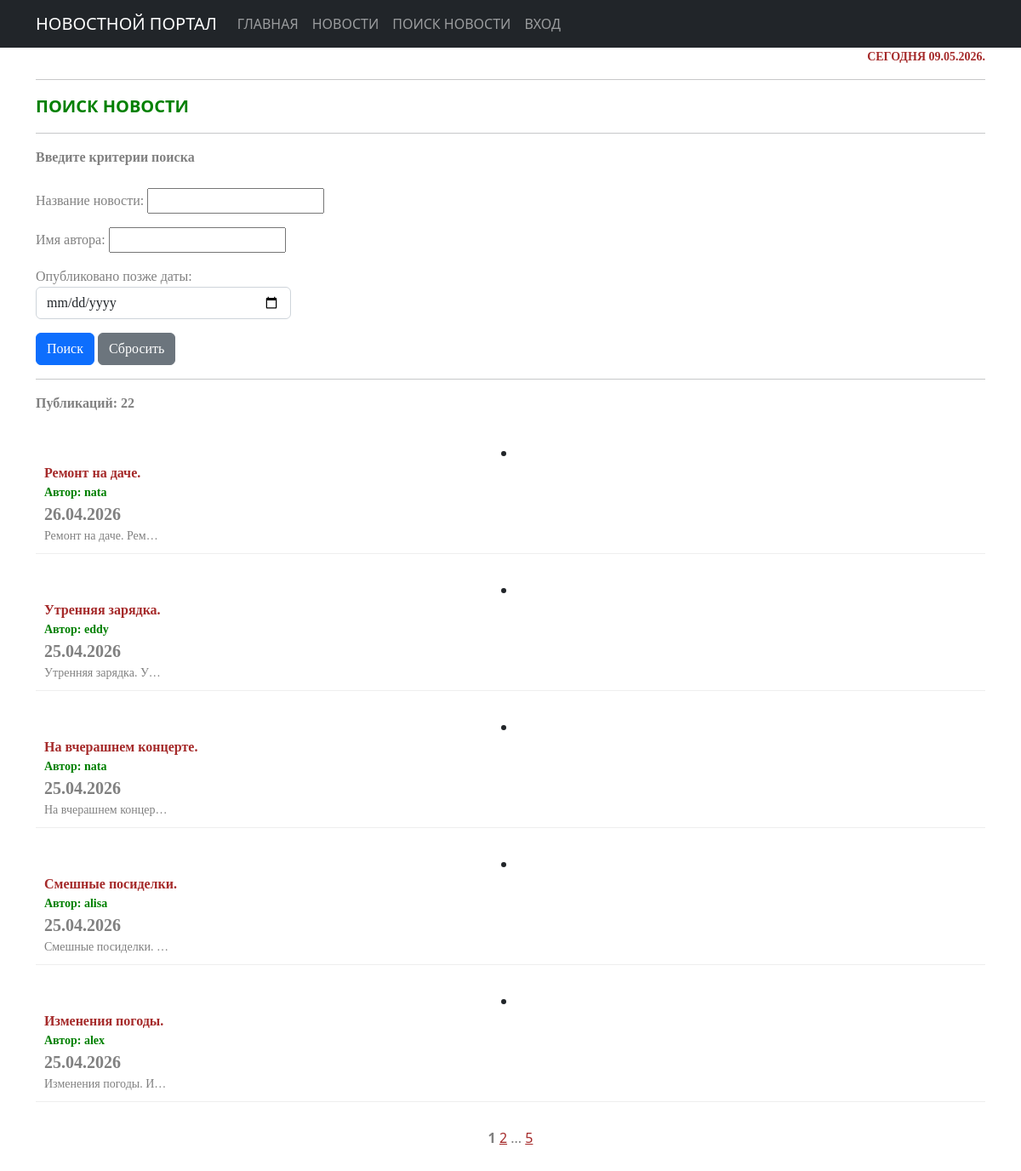
Page /news/search/ on the earlier database version.
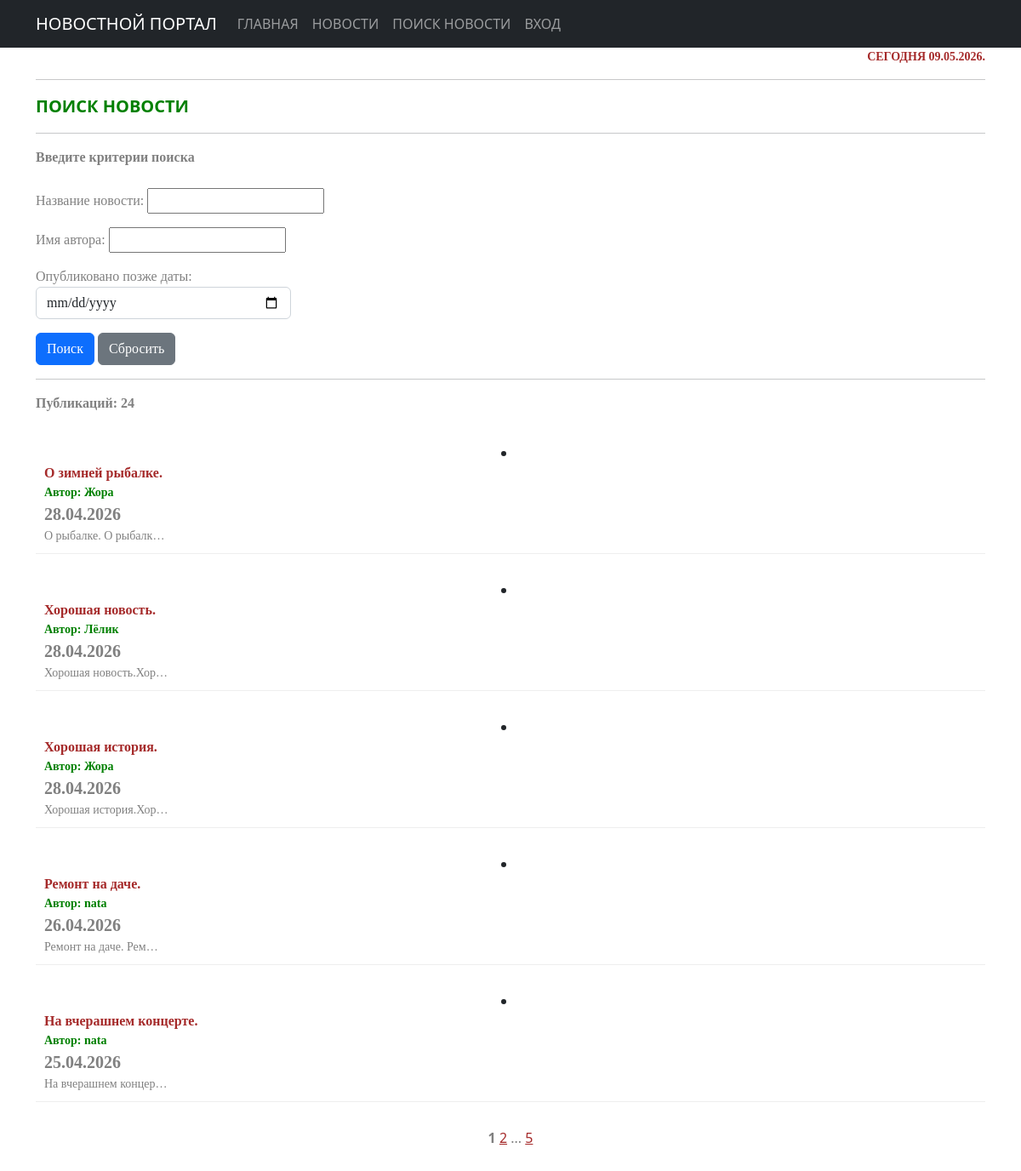
Same page on the later database version.
### news/models.py (models this page shows, shortened)
class Post(models.Model):
    ARTICLE = 'AR'
    NEWS = 'NW'
    TYPE_CHOICES = [(ARTICLE, 'Статья'), (NEWS, 'Новость')]
    author = models.ForeignKey(Author, on_delete=models.CASCADE)
    post_type = models.CharField(max_length=2, choices=TYPE_CHOICES, default=ARTICLE)
    created_at = models.DateTimeField(auto_now_add=True)
    categories = models.ManyToManyField(Category, through='PostCategory')
    title = models.CharField(max_length=250)
    text = models.TextField()
    rating = models.IntegerField(default=0)
    class Meta:
        ordering = ['-created_at']

### accounts/models.py (models this page shows, shortened)
class Author(models.Model):
    user = models.OneToOneField(
        User,
        on_delete=models.CASCADE,
        related_name='author'
    )
    rating = models.IntegerField(default=0)

### news/views.py (the view)
# urls.py: path('search/', news_search, name='news_search'),
def news_search(request):
    news_list = Post.objects.all().select_related('author__user')  # ← Оптимизация: загружаем сразу User
    news_filter = NewsFilter(request.GET, queryset=news_list)
    paginator = Paginator(news_filter.qs, 5)
    page_number = request.GET.get('page')
    page_obj = paginator.get_page(page_number)
    return render(request, 'flatpages/post_search.html', {
        'filter': news_filter,
        'page_obj': page_obj,
    })

### news/templatetags/custom_filters.py (called while the page is built)
@register.filter()
def censor(text):
    if not isinstance(text, str):
        raise TypeError("Требуется строка, получено: " + str(type(text).__name__))
    words = text.split()
    result = []
    for word in words:
        clean_word = ""
        punctuation = ""
        for char in word:
            if char.isalpha():
                clean_word += char
            else:
                punctuation += char
        if not clean_word:
            result.append(word)
            continue
        if clean_word.lower() in forbidden_words and clean_word[1:].islower():
            censored = clean_word[0] + '*' * (len(clean_word) - 1)
            result.append(censored + punctuation)
        else:
            result.append(word)
    return " ".join(result)

### news/templatetags/custom_tags.py (called while the page is built)
@register.simple_tag()
def current_time(format_string='%d.%m.%Y.'):
    return datetime.utcnow().strftime(format_string)

@register.simple_tag(takes_context=True)
def url_replace(context, **kwargs):
   d = context['request'].GET.copy()
   for k, v in kwargs.items():
       d[k] = v
   return d.urlencode()

### templates/flatpages/post_search.html (shortened to what this page needs)
{% extends 'flatpages/default.html' %}
{% load custom_filters %}
{% load custom_tags %}
{% block content %}
<div style="text-align: right; color: brown; font-size: 14px; font-weight: bold; font-family: tahoma;">
    СЕГОДНЯ {% current_time %}
</div>
<hr>
<div style="text-align: left; color: green; font-size: 20px; font-weight: bold;">
        ПОИСК НОВОСТИ
</div>
<hr>
<div style="text-align: left; color: grey; font-size: 16px; font-weight: bold; font-family: tahoma;">
    Введите критерии поиска</div>
    <br>
    <form method="get" style="text-align: left; color: grey; font-family: tahoma;">
        {{ filter.form.as_p }}
        <button type="submit" class="btn btn-primary">Поиск</button>
        <a href="{% url 'news:news_search' %}" class="btn btn-secondary">Сбросить</a>
    </form>
    <hr>
    {% if filter.qs %}
        <div style="text-align: left; color: grey; font-family: tahoma; font-weight: bold; font-size: 16px;">
            Публикаций: {{ filter.qs.count }}</div>
            <br>
            {% for news in page_obj %}
            <li style="margin-bottom: 20px; padding: 10px; border-bottom: 1px solid #eeeeee;">
            <div style="text-align: left; color: grey; font-family: tahoma; font-size: 16px;">
                <div style="text-align: left; font-size: 16px;color: brown; font-weight: bold;">
                    {{ news.title|censor }}</div>
                <div style="text-align: left; font-size: 14px;color: green; font-weight: bold;">
                    Автор: {{ news.author.user.username }}</div>
                <div style="text-align: left; font-size: 20px;color: grey; font-weight: bold;">
                    {{ news.created_at|date:"d.m.Y" }}</div>
                <div style="text-align: left; font-size: 14px;">
                    {{ news.text|censor|truncatechars:20 }}</div>
            </div>
        </li>
            {% endfor %}
    {% elif request.GET %}
        <div style="text-align: left; color: orange; font-family: tahoma; font-weight: bold; font-size: 16px;">
            К сожалению, по вашему запросу ничего не найдено...</div>
    {% endif %}
<div style="color: grey; text-align: center; margin: 30px 0;">
  <strong style="color: grey;">{{ page_obj.number }}</strong>
  {% if page_obj.has_next %}
    <a href="?{% url_replace page=page_obj.next_page_number %}" style="color: brown;">
        {{ page_obj.next_page_number }}</a>
    {% if page_obj.paginator.num_pages != page_obj.next_page_number %}
      ... <a href="?{% url_replace page=page_obj.paginator.num_pages %}" style="color: brown;">
    {{ page_obj.paginator.num_pages }}</a>
    {% endif %}
  {% endif %}
</div>
{% endblock content %}

### templates/flatpages/default.html (shortened to what this page needs)
<!DOCTYPE html>
<html lang="en">
    <head>
        {% load static %}
        <link href="{% static 'css/styles.css' %}" rel="stylesheet" />
    </head>
    <body>
<nav class="navbar navbar-expand-lg navbar-dark bg-dark static-top">
   <div class="container">
       <a class="navbar-brand" href="/main/">НОВОСТНОЙ ПОРТАЛ</a>
       <div class="collapse navbar-collapse" id="navbarResponsive">
           <ul class="navbar-nav ml-auto">
               <li class="nav-item active">
                   <a class="nav-link" href="/main/">ГЛАВНАЯ
                   </a>
               </li>
               <li class="nav-item">
                   <a class="nav-link" href="/news/">НОВОСТИ</a>
               </li>
               <li class="nav-item">
                   <a class="nav-link" href="/news/search">ПОИСК НОВОСТИ</a>
               </li>
               <li class="nav-item">
                   <a class="nav-link" href="/sign/login">ВХОД</a>
               </li>
           </ul>
       </div>
   </div>
</nav>
<div class="container">
    <div class="row">
        <div class="co-lg-12 text-center">
        {% block content %}{% endblock content %}
        </div>
    </div>
</div>
    </body>
</html>

Differences in the rows shown:
removed Post: title|censor "Утренняя зарядка.", author.user.username "eddy", created_at "25.04.2026", text|censor "Утренняя зарядка. У…"
no longer on this page (row unchanged): Post: title|censor "Смешные посиделки.", author.user.username "alisa", created_at "25.04.2026", text|censor "Смешные посиделки. …"
no longer on this page (row unchanged): Post: title|censor "Изменения погоды.", author.user.username "alex", created_at "25.04.2026", text|censor "Изменения погоды. И…"
added Post: title|censor "О зимней рыбалке.", author.user.username "Жора", created_at "28.04.2026", text|censor "О рыбалке. О рыбалк…"
added Post: title|censor "Хорошая новость.", author.user.username "Лёлик", created_at "28.04.2026", text|censor "Хорошая новость.Хор…"
added Post: title|censor "Хорошая история.", author.user.username "Жора", created_at "28.04.2026", text|censor "Хорошая история.Хор…"
Other differences:
{{ filter.qs.count }}: "22" → "24"
